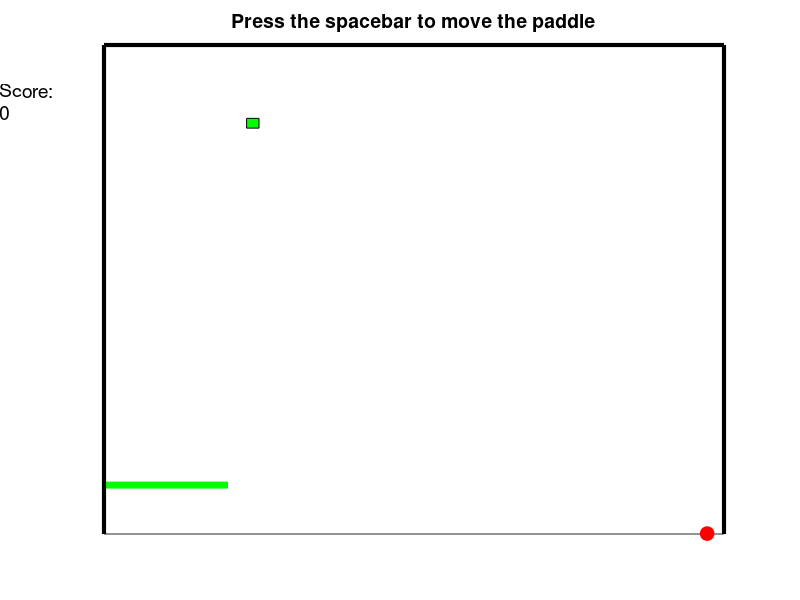

MATLAB code to generate this figure:
function pong_basic
%Modified the pong code by David Buckingham
%https://www.mathworks.com/matlabcentral/fileexchange/31177-dave-s-matlab-pong

%%%%%% main part of the code %%%
global game_over

close all
initData  %first function, initialize the data variables
initFigure %second function, initialize the figure                                 
while ~game_over %runs till game_over = 1
    moveBall; %third function, compute ball movement including collision detection
    if game_over == 1
        return
    end
    movePaddle; %fourth function, compute paddle position based on user input. 
    refreshPlot; %fifth function, refresh plot based on moveBall and movePaddle
end

%%%%%%%%%%%%%%%%%%%%%%%%%%%%%%%%%%%%%%%%%%%%%%%%%%%%
function initData %first function, initialize the data variables
%%%%%%%%%%%%%%%%%%%%%%%%%%%%%%%%%%%%%%%%%%%%%%%%%%%%
global WALL_X_MIN WALL_X_MAX WALL_Y_MIN WALL_Y_MAX
global PADDLE_WIDTH BALL_SIZE 
global BALL_INIT_VX BALL_INIT_VY DT DELAY
global PADDLE_VX PADDLE_SPEED 
global game_over level score count
global bonus_x bonus_y 
level = 1;
count = 0;
score = 0;
game_over = 0;
WALL_X_MIN = 0;
WALL_X_MAX = 100;
WALL_Y_MIN = 0;
WALL_Y_MAX = 100;
PADDLE_WIDTH = 20;
BALL_SIZE = 10;
Angle = randi([5,45]);
BALL_INIT_VX = -3.5*cosd(Angle);
BALL_INIT_VY = -3.5*sind(Angle);
PADDLE_VX = 0;
PADDLE_SPEED = 5; 
DT = 0.2; 
DELAY = 0.001;
bonus_x = randi([10 30]);
bonus_y = randi([60 90]);

%%%%%%%%%%%%%%%%%%%%%%%%%%%%%%%%%%%%%%%%%%%%%%%%%%%%
function initFigure %second function, initialize the figure
%%%%%%%%%%%%%%%%%%%%%%%%%%%%%%%%%%%%%%%%%%%%%%%%%%%%
global PADDLE_WIDTH BALL_SIZE 
global WALL_X_MIN WALL_X_MAX WALL_Y_MIN WALL_Y_MAX
global BALL_INIT_VX BALL_INIT_VY
global ball_x ball_y ball_vx ball_vy 
global paddle_x_left paddle_x_right paddle_y
global ball_anim paddle_anim
global level score strscore
global bonus_x bonus_y bonus_box

fig = figure; %initialize the figure
set(fig, 'Resize', 'off'); %do not allow figure to resize
set(fig,'KeyPressFcn',@keyDown); %setkey presses for later
ball_x = WALL_X_MAX; %0.5*(WALL_X_MIN+WALL_X_MAX); 
ball_y = WALL_Y_MAX;
ball_vx = BALL_INIT_VX; 
ball_vy = BALL_INIT_VY;
paddle_x_left = 0;
paddle_x_right = PADDLE_WIDTH;
paddle_y = 10;
axis([WALL_X_MIN WALL_X_MAX WALL_Y_MIN WALL_Y_MAX]); %set the size of the board.
axis manual;
hold on;
title('Press the spacebar to move the paddle','Fontsize',14);
set(gca, 'color', 'w', 'YTick', [], 'XTick', []); %remove x and y label
%BONUS  
bonus_box = patch('XData',[bonus_x bonus_x bonus_x+2 bonus_x+2],...
                  'YData',[bonus_y bonus_y+2 bonus_y+2 bonus_y]);
set(bonus_box,'FaceColor','g');              

%%%%%%% set the ball and paddle %%%%%%
ball_anim = plot(ball_x,ball_y,'o','Markersize',BALL_SIZE,...
                'Markerfacecolor','r','Markeredgecolor','r'); %create ball
paddle_anim = line('Xdata',[paddle_x_left paddle_x_right],...
                   'Ydata',[paddle_y paddle_y],'Color','g','Linewidth',5); %paddle
strscore = {'Score: ',num2str(level-1)};
dim = [0 .8 .11 .11];
score = annotation('textbox',dim,'String',strscore,'FontSize',14,'EdgeColor','none');

%%%%%%%% set the walls %%%%%%%
line('Xdata',[WALL_X_MIN WALL_X_MIN],'Ydata',[WALL_Y_MIN WALL_Y_MAX],'Color','k','Linewidth',3); %left wall
line('Xdata',[WALL_X_MIN WALL_X_MAX],'Ydata',[WALL_Y_MAX WALL_Y_MAX],'Color','k','Linewidth',3); %top wall
line('Xdata',[WALL_X_MAX WALL_X_MAX],'Ydata',[WALL_Y_MIN WALL_Y_MAX],'Color','k','Linewidth',3); %right wall


%%%%%%%%%%%%%%%%%%%%%%%%%%%%%%%%%%%%%%%%%%%%%%%%%%%%
function moveBall %third function, compute ball movement including collision detection
%%%%%%%%%%%%%%%%%%%%%%%%%%%%%%%%%%%%%%%%%%%%%%%%%%%%
global ball_x ball_y ball_vx ball_vy  DT
global WALL_X_MIN WALL_X_MAX WALL_Y_MIN WALL_Y_MAX
global paddle_x_left paddle_x_right paddle_y
global game_over level strscore
global bonus_x bonus_y PADDLE_WIDTH bonus_box

ball_x = ball_x + ball_vx*DT;
ball_y = ball_y + ball_vy*DT;

%%%%%%%% Basic pong edit #1: %%%%%%%%%%%%
% Does the ball hit a wall?
if ball_x < WALL_X_MIN || ball_x > WALL_X_MAX
    ball_vx = -ball_vx;
end
% Does the ball hit the ceiling
if ball_y > WALL_Y_MAX
    ball_vy = -(ball_vy+(rand/2));
end

% Does the ball hit the paddle
if ball_y <= paddle_y +1 && ball_y>=paddle_y
    if ball_x < paddle_x_right && ball_x > paddle_x_left
    %ball_vx = -ball_vx;
    ball_vy = abs(ball_vy);
    level = level+1;
    strscore = {'Score: ',num2str(level-1)};
    end
end
%BONUS
if ball_y <= bonus_y +5 && ball_y >= bonus_y
    if ball_x <= bonus_x +5 && ball_x >= bonus_x
        PADDLE_WIDTH = 30;
        set(bonus_box,'XData',[0 0 0 0],'YData',[0 0 0 0]);
        drawnow;
    end  
end
%%%%%%%%%%%%%%%%%%%%%%%%%%%%%%%%%%%%%%%%

if (ball_y < WALL_Y_MIN)
     game_over = 1;
     disp('GAME OVER')
     score = level-1;
     fprintf('Your Score: %2.0f \n',score)
     load('High_Score.mat','High_Score');
     if score > High_Score
         High_Score = score;
         save('High_Score.mat','High_Score');
     end
     fprintf('High Score: %2.0f \n',High_Score)
     
     close all
     return
end


%%%%%%%%%%%%%%%%%%%%%%%%%%%%%%%%%%%%%%%%%%%%%%%%%%%%
function movePaddle %fourth function, compute paddle position based on user input. 
%%%%%%%%%%%%%%%%%%%%%%%%%%%%%%%%%%%%%%%%%%%%%%%%%%%%
global PADDLE_VX 
global PADDLE_WIDTH DT
global paddle_x_left paddle_x_right
global WALL_X_MIN WALL_X_MAX

paddle_x_left = paddle_x_left + PADDLE_VX*DT;
paddle_x_right = paddle_x_left + PADDLE_WIDTH; 

%%%%%%%% Basic pong edit #2: %%%%%%%%%%%%
if paddle_x_left < WALL_X_MIN 
    paddle_x_left = WALL_X_MIN;
    paddle_x_right = WALL_X_MIN + PADDLE_WIDTH;
elseif paddle_x_right > WALL_X_MAX 
    PADDLE_VX = -PADDLE_VX;
end
%%%%%%%%%%%%%%%%%%%%%%%%%%%%%%%%%%%%%%%%%

%%%%%%%%%%%%%%%%%%%%%%%%%%%%%%%%%%%%%%%%%%%%%%%%%%%%
function refreshPlot %fifth function, refresh plot based on moveBall and movePaddle
%%%%%%%%%%%%%%%%%%%%%%%%%%%%%%%%%%%%%%%%%%%%%%%%%%%%
global ball_x ball_y
global ball_anim paddle_anim
global paddle_x_left paddle_x_right paddle_y
global DELAY score strscore
set(ball_anim, 'XData', ball_x, 'YData', ball_y);
set(paddle_anim, 'Xdata',[paddle_x_left paddle_x_right], 'YData', [paddle_y paddle_y]);
set(score, 'String',strscore);
drawnow;
pause(DELAY);   


%%%%%%%%%%%%%%%%%%%%%%%%%%%%%%%%%%%%%%%%%%%%%%%%%%%%
function keyDown(src,event) %called from initFigure to take key press to move the paddle
%%%%%%%%%%%%%%%%%%%%%%%%%%%%%%%%%%%%%%%%%%%%%%%%%%%%
global PADDLE_VX PADDLE_SPEED level count
switch event.Key
  case 'space'
     if count < level;
    PADDLE_VX = PADDLE_SPEED;
    count = level;
     end
end


